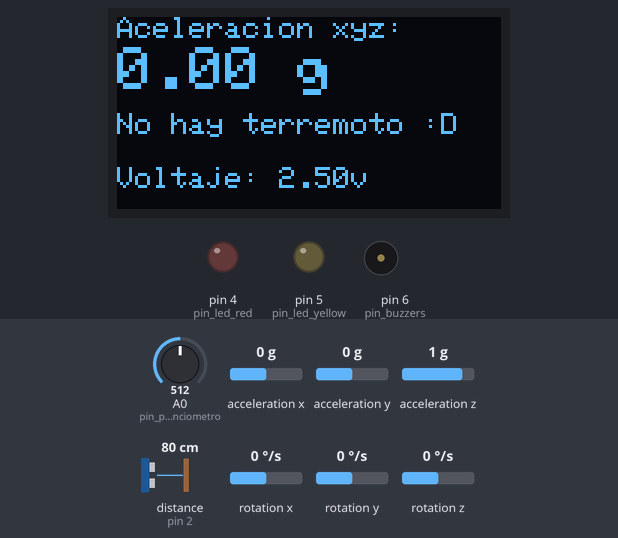
Bench run of a sketch on a simulated Arduino Uno, built with avr-gcc and run on an emulated ATmega328P. On the bench: 128×64 one-colour display, output pins drawn as LEDs (lit = HIGH), buzzer (waves = sounding, pin HIGH). Wiring (inferred from the names in the program): ultrasonic range finder: trigger pin 3; echo pin 2. Dashed ring = blinking. The test bench sets the inputs (shaded band); at power-on: acceleration x 0 g, acceleration y 0 g, A0 (pin_potenciometro) = 512, acceleration z 1 g, distance to the obstacle (sensor on pin 2) 80 cm, rotation x 0 °/s, rotation y 0 °/s, rotation z 0 °/s. The echo pulse lasts 58.3 µs per cm; pins used as bus, display or sensor lines are not drawn; what the sketch prints to the serial monitor is not drawn.

Above: at 4.2 s.
4.3 s: acceleration x set to -0.4 g
At 5.69 s:
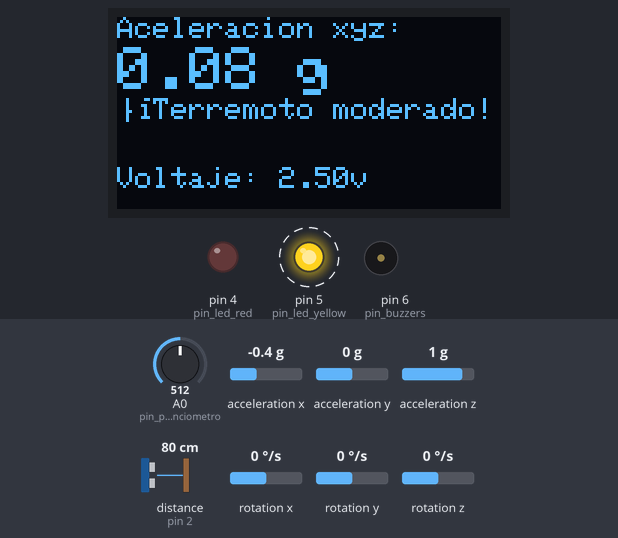
7.0 s: acceleration y set to -0.3 g
At 8.12 s:
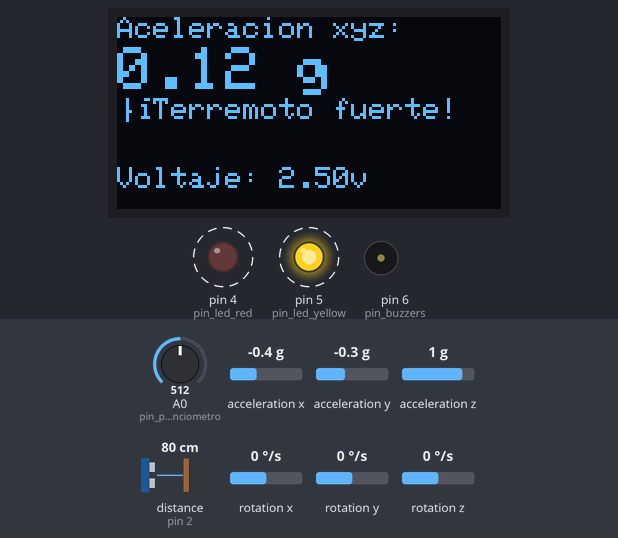
9.5 s: A0 (pin_potenciometro) set to 700
At 10.46 s:
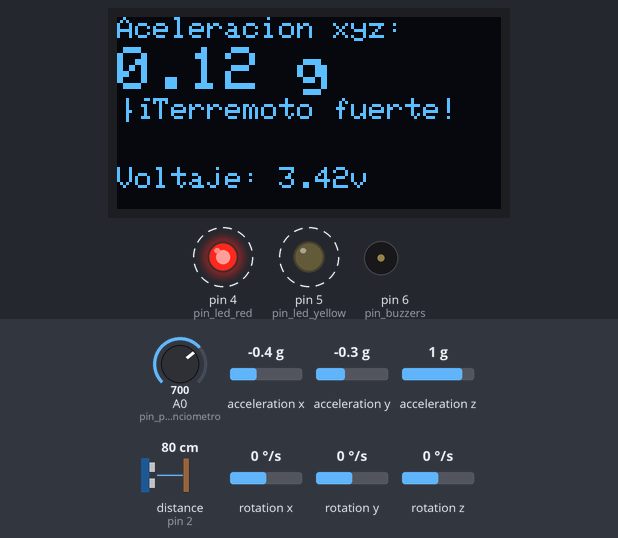
11.7 s: A0 (pin_potenciometro) set to 724
At 12.6 s:
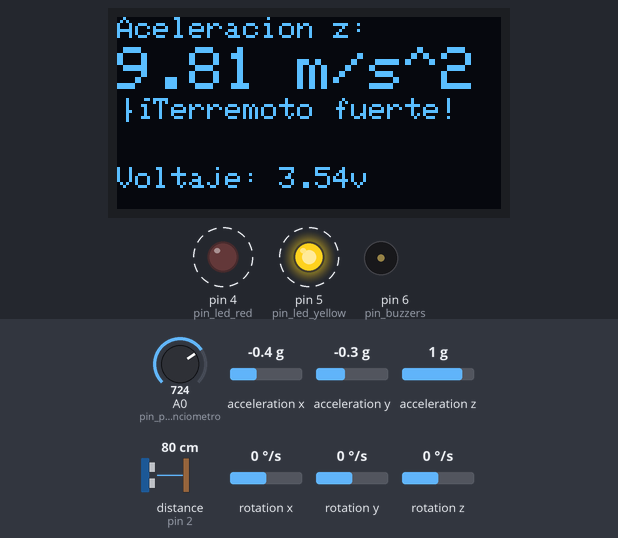
14.2 s: A0 (pin_potenciometro) set to 716
At 14.83 s:
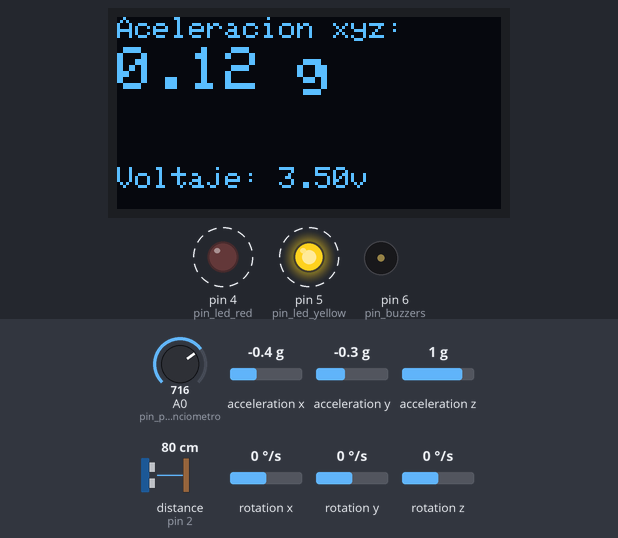
16.4 s: acceleration z set to -1.4 g
At 17.34 s:
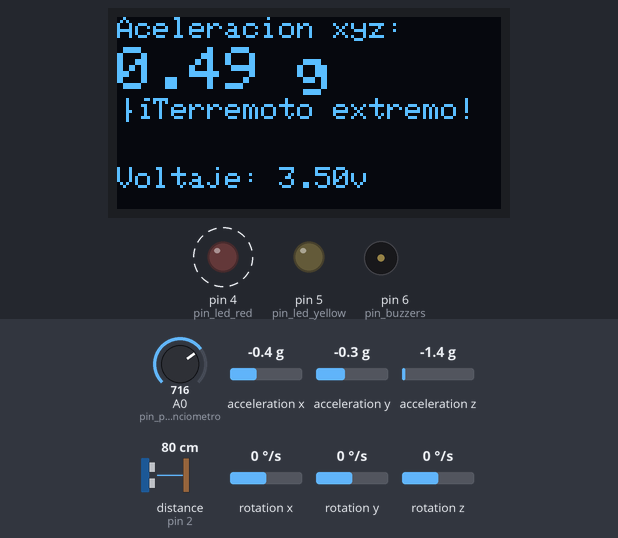
Timing chart, 0 to 19.9 s (numbered marks = the images above; inputs shaded):
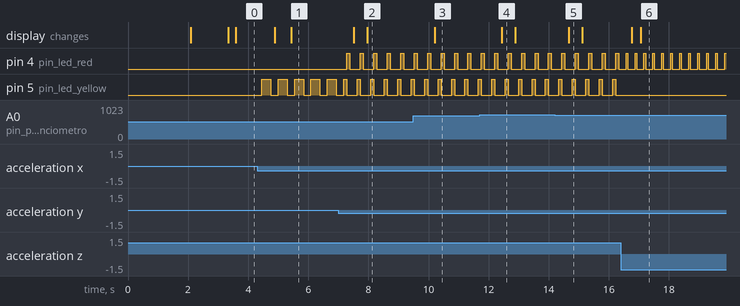

Measured:
- the behaviour switches between -0.2 and -0.3 g on acceleration x (found by bisection; images 0 and 1)
- the behaviour switches between -0.1 and -0.2 g on acceleration y (found by bisection; images 1 and 2)
- the behaviour switches between 716 and 717 on A0 (pin_potenciometro) (found by bisection; images 3 and 4)
- after the input at 4.3 s, pin 5 (pin_led_yellow): alternates HIGH for 0.30 s and LOW for 0.25 s, starting after 0.15 s; the display: first changes after 0.58 s (image 1 shows a later state)
- after the input at 7.0 s, pin 4 (pin_led_red): alternates HIGH for 0.10 s and LOW for 0.35 s, starting after 0.28 s; the display: first changes after 0.52 s (image 2 shows a later state)
- after the input at 9.5 s, the display: changes after 0.71 s (image 3)
- after the input at 11.7 s, the display: changes after 0.74 s (image 4)
- after the input at 14.2 s, the display: changes after 0.47 s (image 5)
- after the input at 16.4 s, pin 4 (pin_led_red): alternates HIGH for 0.05 s and LOW for 0.25 s, starting after 0.18 s; pin 5 (pin_led_yellow): stops changing and stays LOW; the display: first changes after 0.36 s (image 6 shows a later state)

The sketch:

sketch_mpu6050_trial.ino
```cpp
// Librerias I2C para controlar el mpu6050
// la libreria MPU6050.h necesita I2Cdev.h, I2Cdev.h necesita Wire.h
#include "I2Cdev.h"
#include "MPU6050.h"
#include "Wire.h"
#include "Adafruit_GFX.h"
#include "Adafruit_SSD1306.h"

// La dirección del MPU6050 puede ser 0x68 o 0x69, dependiendo
// del estado de AD0. Si no se especifica, 0x68 estará implicito
MPU6050 sensor;

// Valores RAW (sin procesar) del acelerometro y giroscopio en los ejes x,y,z
int ax, ay, az, AX, AY, AZ, AT;
float potenciometro, distancia_1, distancia_2, Speed, distancia;
int pin_led_yellow = 5;
int pin_led_red = 4;
int pin_buzzers = 6;
int pin_potenciometro = 0;
int timer = 100;
long duration;


#define echoPin 2
#define trigPin 3
#define SCREEN_WIDTH 128
#define SCREEN_HEIGHT 64

#define OLED_RESET     -1
#define SCREEN_ADDRESS 0x3C
Adafruit_SSD1306 display(SCREEN_WIDTH, SCREEN_HEIGHT, &Wire, OLED_RESET);


const unsigned char PROGMEM logo [] = {
0x00, 0x00, 0x00, 0x00, 0x00, 0x00, 0x00, 0x00, 0x00, 0x00, 0x00, 0x00, 0x00, 0x00, 0x00, 0x00,
0x00, 0x00, 0x00, 0x00, 0x00, 0x00, 0x00, 0x00, 0x00, 0x00, 0x00, 0x00, 0x00, 0x00, 0x00, 0x00,
0x00, 0x00, 0x00, 0x00, 0x00, 0x00, 0x00, 0x00, 0x00, 0x00, 0x00, 0x00, 0x00, 0x00, 0x00, 0x00,
0x00, 0x00, 0x00, 0x00, 0x00, 0x00, 0x00, 0x00, 0x00, 0x00, 0x00, 0x00, 0x00, 0x00, 0x00, 0x00,
0x00, 0x00, 0x00, 0x00, 0x00, 0x00, 0x00, 0x00, 0x00, 0x00, 0x00, 0x00, 0x00, 0x00, 0x00, 0x00,
0x00, 0x00, 0x00, 0x00, 0x00, 0x00, 0x00, 0x00, 0x00, 0x00, 0x00, 0x00, 0x00, 0x00, 0x00, 0x00,
0x00, 0x00, 0x00, 0x00, 0x00, 0x00, 0x00, 0x00, 0x00, 0x00, 0x00, 0x00, 0x00, 0x00, 0x00, 0x00,
0x00, 0x00, 0x00, 0x00, 0x00, 0x00, 0x00, 0x00, 0x00, 0x00, 0x00, 0x00, 0x00, 0x00, 0x00, 0x00,
0x00, 0x00, 0x00, 0x00, 0x00, 0x00, 0x00, 0x00, 0x00, 0x00, 0x00, 0x00, 0x00, 0x00, 0x00, 0x00,
0x00, 0x00, 0x00, 0x00, 0x00, 0x00, 0x00, 0x00, 0x00, 0x00, 0x00, 0x00, 0x00, 0x00, 0x00, 0x00,
0x03, 0xff, 0xff, 0xe0, 0x00, 0x00, 0x00, 0x00, 0x00, 0x00, 0x00, 0x00, 0x00, 0x00, 0x00, 0x00,
0xff, 0xf8, 0x0f, 0xff, 0x00, 0x00, 0x00, 0x00, 0x00, 0x00, 0x00, 0x00, 0x00, 0x00, 0x00, 0x00,
0xff, 0x00, 0x00, 0x7f, 0x80, 0x00, 0x00, 0x00, 0x00, 0x00, 0x00, 0x00, 0x00, 0x00, 0x00, 0x00,
0xf0, 0x01, 0x80, 0x07, 0x87, 0xe0, 0x00, 0x00, 0x00, 0x00, 0x00, 0x00, 0x00, 0x00, 0x00, 0x00,
0xf0, 0x01, 0x80, 0x07, 0x86, 0x70, 0x00, 0x00, 0x00, 0x20, 0x00, 0x00, 0x00, 0x00, 0xc0, 0x00,
0xf0, 0x03, 0x80, 0x07, 0x84, 0x18, 0x00, 0x00, 0x00, 0x20, 0x00, 0x00, 0x00, 0x00, 0xc0, 0x00,
0xf0, 0x03, 0xc0, 0x07, 0x84, 0x19, 0xe7, 0xc3, 0xf7, 0xf9, 0xfb, 0xf7, 0x1e, 0x5d, 0xf3, 0xc0,
0xf0, 0x02, 0xc0, 0x07, 0x84, 0x1b, 0x36, 0x66, 0x67, 0x23, 0x3b, 0x39, 0xa3, 0x66, 0xc6, 0x60,
0xf0, 0x02, 0x40, 0x07, 0x84, 0x1b, 0x36, 0x34, 0x24, 0x23, 0x1b, 0x11, 0xe3, 0x46, 0xcc, 0x20,
0xf0, 0x02, 0x40, 0x07, 0x84, 0x1b, 0xf6, 0x34, 0x24, 0x22, 0x1b, 0x11, 0xfe, 0x46, 0xcc, 0x20,
0xf0, 0x02, 0x60, 0x07, 0x84, 0x33, 0x06, 0x36, 0x64, 0x23, 0x1b, 0x11, 0xa0, 0x46, 0xc4, 0x60,
0xf0, 0x02, 0x60, 0x07, 0x87, 0xf1, 0xf7, 0xe7, 0xe4, 0x39, 0xfb, 0x11, 0xbf, 0x46, 0xf7, 0xc0,
0xf0, 0x06, 0x60, 0x07, 0x84, 0xc0, 0xe6, 0xc1, 0xa4, 0x10, 0xc0, 0x10, 0x0c, 0x40, 0x61, 0x80,
0xf0, 0x06, 0x60, 0x07, 0x80, 0x00, 0x04, 0x00, 0x00, 0x00, 0x00, 0x00, 0x00, 0x00, 0x00, 0x00,
0xf0, 0x04, 0x30, 0x07, 0x80, 0x00, 0x04, 0x00, 0x00, 0x00, 0x00, 0x00, 0x00, 0x00, 0x00, 0x00,
0xf0, 0x04, 0x30, 0x07, 0x80, 0x00, 0x00, 0x00, 0x00, 0x00, 0x00, 0x00, 0x00, 0x00, 0x00, 0x00,
0xf0, 0x04, 0x30, 0x07, 0x80, 0x00, 0x00, 0x00, 0x00, 0x00, 0x00, 0x00, 0x00, 0x00, 0x00, 0x00,
0xf0, 0x04, 0x30, 0x07, 0x80, 0x00, 0x00, 0x00, 0x00, 0x00, 0x00, 0x00, 0x00, 0x00, 0x00, 0x00,
0xf0, 0x04, 0x30, 0x07, 0x80, 0x00, 0x00, 0x00, 0x00, 0x00, 0x00, 0x00, 0x00, 0x00, 0x00, 0x00,
0xf0, 0x04, 0x30, 0x07, 0x80, 0x00, 0x00, 0x10, 0x00, 0x00, 0x00, 0x00, 0x00, 0x00, 0x00, 0x00,
0xf0, 0x00, 0x38, 0x07, 0x80, 0x00, 0x00, 0x18, 0x00, 0x7f, 0x70, 0x60, 0x00, 0x00, 0x00, 0x00,
0xf0, 0x00, 0x38, 0x07, 0x80, 0x00, 0x00, 0x18, 0x00, 0x60, 0xc0, 0x60, 0x00, 0x00, 0x00, 0x00,
0xf0, 0x00, 0x38, 0x07, 0x80, 0x00, 0x00, 0x90, 0xc0, 0x60, 0x00, 0x01, 0x04, 0x00, 0x00, 0x00,
0xf0, 0x00, 0x38, 0x07, 0x80, 0x00, 0x03, 0xf3, 0xe0, 0x66, 0x6e, 0x67, 0x9f, 0x80, 0x00, 0x00,
0xf0, 0x00, 0x38, 0x07, 0x80, 0x00, 0x03, 0x33, 0x30, 0x7e, 0x6c, 0x6e, 0x39, 0x80, 0x00, 0x00,
0xf0, 0x00, 0x18, 0x07, 0x80, 0x00, 0x06, 0x37, 0xf0, 0x60, 0x6e, 0x6c, 0x31, 0x80, 0x00, 0x00,
0xf0, 0x00, 0x18, 0x07, 0x80, 0x00, 0x06, 0x37, 0xe0, 0x60, 0x67, 0x6c, 0x31, 0x80, 0x00, 0x00,
0xf0, 0x00, 0x18, 0x07, 0x80, 0x00, 0x03, 0x33, 0x10, 0x60, 0x63, 0x6e, 0x39, 0x80, 0x00, 0x00,
0xf0, 0x00, 0x18, 0x07, 0x80, 0x00, 0x03, 0xf3, 0xf0, 0x60, 0x6e, 0x67, 0x9f, 0x80, 0x00, 0x00,
0xf0, 0x00, 0x18, 0x07, 0x80, 0x00, 0x01, 0xd0, 0xc0, 0x60, 0x44, 0x63, 0x8c, 0x80, 0x00, 0x00,
0xf0, 0x00, 0x10, 0x07, 0x80, 0x00, 0x00, 0x00, 0x00, 0x00, 0x00, 0x00, 0x00, 0x00, 0x00, 0x00,
0xf0, 0x00, 0x10, 0x07, 0x00, 0x00, 0x00, 0x00, 0x00, 0x00, 0x00, 0x00, 0x00, 0x00, 0x00, 0x00,
0x70, 0x00, 0x30, 0x0f, 0x00, 0x00, 0x00, 0x00, 0x00, 0x00, 0x00, 0x00, 0x00, 0x00, 0x00, 0x00,
0x30, 0x00, 0x20, 0x1e, 0x00, 0x00, 0x00, 0x00, 0x00, 0x00, 0x00, 0x00, 0x00, 0x00, 0x00, 0x00,
0x08, 0x00, 0x40, 0x38, 0x00, 0x00, 0x00, 0x00, 0x00, 0x00, 0x00, 0x00, 0x00, 0x00, 0x00, 0x00,
0x00, 0x00, 0x40, 0xe0, 0x00, 0x00, 0x00, 0x00, 0x00, 0x00, 0x00, 0x00, 0x00, 0x00, 0x00, 0x00,
0x00, 0x00, 0x43, 0x80, 0x00, 0x00, 0x00, 0x00, 0x00, 0x00, 0x00, 0x00, 0x00, 0x00, 0x00, 0x00,
0x00, 0x00, 0x78, 0x00, 0x00, 0x00, 0x00, 0x00, 0x00, 0x00, 0x00, 0x00, 0x00, 0x00, 0x00, 0x00,
0x00, 0x00, 0x00, 0x00, 0x00, 0x00, 0x00, 0x00, 0x00, 0x00, 0x00, 0x00, 0x00, 0x00, 0x00, 0x00,
0x00, 0x00, 0x00, 0x00, 0x00, 0x00, 0x00, 0x00, 0x00, 0x00, 0x00, 0x00, 0x00, 0x00, 0x00, 0x00,
0x00, 0x00, 0x00, 0x00, 0x00, 0x00, 0x00, 0x00, 0x00, 0x00, 0x00, 0x00, 0x00, 0x00, 0x00, 0x00,
0x00, 0x00, 0x00, 0x00, 0x00, 0x00, 0x00, 0x00, 0x00, 0x00, 0x00, 0x00, 0x00, 0x00, 0x00, 0x00,
0x00, 0x00, 0x00, 0x00, 0x00, 0x00, 0x00, 0x00, 0x00, 0x00, 0x00, 0x00, 0x00, 0x00, 0x00, 0x00,
0x00, 0x00, 0x00, 0x00, 0x00, 0x00, 0x00, 0x00, 0x00, 0x00, 0x00, 0x00, 0x00, 0x00, 0x00, 0x00,
0x00, 0x00, 0x00, 0x00, 0x00, 0x00, 0x00, 0x00, 0x00, 0x00, 0x00, 0x00, 0x00, 0x00, 0x00, 0x00,
0x00, 0x00, 0x00, 0x00, 0x00, 0x00, 0x00, 0x00, 0x00, 0x00, 0x00, 0x00, 0x00, 0x00, 0x00, 0x00,
0x00, 0x00, 0x00, 0x00, 0x00, 0x00, 0x00, 0x00, 0x00, 0x00, 0x00, 0x00, 0x00, 0x00, 0x00, 0x00,
0x00, 0x00, 0x00, 0x00, 0x00, 0x00, 0x00, 0x00, 0x00, 0x00, 0x00, 0x00, 0x00, 0x00, 0x00, 0x00,
0x00, 0x00, 0x00, 0x00, 0x00, 0x00, 0x00, 0x00, 0x00, 0x00, 0x00, 0x00, 0x00, 0x00, 0x00, 0x00,
0x00, 0x00, 0x00, 0x00, 0x00, 0x00, 0x00, 0x00, 0x00, 0x00, 0x00, 0x00, 0x00, 0x00, 0x00, 0x00,
0x00, 0x00, 0x00, 0x00, 0x00, 0x00, 0x00, 0x00, 0x00, 0x00, 0x00, 0x00, 0x00, 0x00, 0x00, 0x00,
0x00, 0x00, 0x00, 0x00, 0x00, 0x00, 0x00, 0x00, 0x00, 0x00, 0x00, 0x00, 0x00, 0x00, 0x00, 0x00,
0x00, 0x00, 0x00, 0x00, 0x00, 0x00, 0x00, 0x00, 0x00, 0x00, 0x00, 0x00, 0x00, 0x00, 0x00, 0x00,
0x00, 0x00, 0x00, 0x00, 0x00, 0x00, 0x00, 0x00, 0x00, 0x00, 0x00, 0x00, 0x00, 0x00, 0x00, 0x00
};


void setup() {
  pinMode(pin_led_red, OUTPUT);
  pinMode(pin_led_yellow, OUTPUT);
  pinMode(pin_buzzers, OUTPUT);
  pinMode(trigPin, OUTPUT);
  pinMode(echoPin, INPUT);

  Serial.begin(57600);    //Iniciando puerto serial

  if(!display.begin(SSD1306_SWITCHCAPVCC, SCREEN_ADDRESS)) {
    Serial.println(F("SSD1306 allocation failed"));
    for(;;);
  }
  if(!display.begin(SSD1306_SWITCHCAPVCC, 0x3C)) {
    Serial.println(F("SSD1306 allocation failed"));
    for(;;);
  }
  delay(2000);
  display.clearDisplay();
  display.setTextSize(1);
  display.setTextColor(WHITE);
  display.drawBitmap(0,0, logo, SCREEN_WIDTH, SCREEN_HEIGHT, WHITE);
  display.display();
  delay(1000);
  display.clearDisplay();

  Wire.begin();           //Iniciando I2C
  sensor.initialize();    //Iniciando el sensor
  if (sensor.testConnection()) Serial.println("Sensor iniciado correctamente");
  else Serial.println("Error al iniciar el sensor");
}

void loop() {

  potenciometro = analogRead(pin_potenciometro);
  potenciometro = (5.0*potenciometro)/1024;

  distancia_1 = ultrasonicRead();
  delay(timer);
  distancia_2 = ultrasonicRead();
  Speed = (distancia_2 - distancia_1)/timer;

  sensor.getAcceleration(&ax, &ay, &az);

  long AX = pow(ax,2);
  long AY = pow(ay,2);
  long AZ = pow(az,2);
  long SUM = AX+AY+AZ;
  double AT = sqrt(SUM);
  float AT_1 = abs(AT-16384)/16384;
  float ax_1  = ax*(9.81/16384.0);
  float ay_1  = ay*(9.81/16384.0);
  float az_1  = az*(9.81/16384.0);


  if (AT_1 >=0.039 && AT_1<=0.092){
    //tone(6, 400);
    //delay(300);
    //noTone(pin_buzzers); //Silencia el zumbador
    //delay(300);  //Espera 500 ms antes de volver a sonar

    digitalWrite(pin_led_yellow,HIGH);
    delay(300);
    digitalWrite(pin_led_yellow,LOW);
    }
   else if (AT_1>0.092 && AT_1<=0.18){
    //tone(6, 400);
    //delay(100);
    //noTone(pin_buzzers); //Silencia el zumbador
    //delay(100);  //Espera 500 ms antes de volver a sonar

    digitalWrite(pin_led_yellow,HIGH);
    delay(100);
    digitalWrite(pin_led_yellow,LOW);

    digitalWrite(pin_led_red,HIGH);
    delay(100);
    digitalWrite(pin_led_red,LOW);
    }
   else if (AT_1>0.18){
    //tone(6, 400);
    //delay(50);
    //noTone(pin_buzzers); //Silencia el zumbador
    //delay(50);  //Espera 500 ms antes de volver a sonar
    digitalWrite(pin_led_red,HIGH);
    delay(50);
    digitalWrite(pin_led_red,LOW);
    }
  //Mostrar las lecturas separadas por un [tab]
  Serial.print("a[x y z xyz] V v:\t");
  Serial.print(ax); Serial.print("\t");
  Serial.print(ay); Serial.print("\t");
  Serial.print(az); Serial.print("\t");
  Serial.print(AT_1); Serial.print("\t");
  Serial.print(potenciometro); Serial.print("\t");
  Serial.println(Speed);
  delay(100);


  if (potenciometro>=4.5 && potenciometro<=5.0){
    display.setTextSize(1);
    display.setCursor(0,50);
    display.print("Voltaje: ");
    display.print(float(potenciometro));
    display.print("v");

    display.setTextSize(1);
    display.setCursor(0,0);
    display.print("Aceleracion x:  ");
    display.setTextSize(2);
    display.setCursor(0,10);
    display.print(ax_1);
    display.print(" m/s^2");
    display.display();
    display.clearDisplay();
    }
  else if (potenciometro>=4.0 && potenciometro<4.5){
    display.setTextSize(1);
    display.setCursor(0,50);
    display.print("Voltaje: ");
    display.print(float(potenciometro));
    display.print("v");

    display.setTextSize(1);
    display.setCursor(0,0);
    display.print("Aceleracion y:  ");
    display.setTextSize(2);
    display.setCursor(0,10);
    display.print(ay_1);
    display.print(" m/s^2");
    display.display();
    display.clearDisplay();
    }
  else if (potenciometro>=3.5 && potenciometro<4.0){
    display.setTextSize(1);
    display.setCursor(0,50);
    display.print("Voltaje: ");
    display.print(float(potenciometro));
    display.print("v");

    display.setTextSize(1);
    display.setCursor(0,0);
    display.print("Aceleracion z:  ");
    display.setTextSize(2);
    display.setCursor(0,10);
    display.print(az_1);
    display.print(" m/s^2");
    display.display();
    display.clearDisplay();
    }
   else{
    display.setTextSize(1);
    display.setCursor(0,50);
    display.print("Voltaje: ");
    display.print(float(potenciometro));
    display.print("v");

    display.setTextSize(1);
    display.setCursor(0,0);
    display.print("Aceleracion xyz:  ");
    display.setTextSize(2);
    display.setCursor(0,10);
    display.print(AT_1);
    display.print(" g");
    display.display();
    display.clearDisplay();

    if (AT_1 >=0.039 && AT_1<=0.092){
      display.setTextSize(1);
      display.setCursor(0,27);
      display.print("¡Terremoto moderado!");
      }
    else if (AT_1>0.092 && AT_1<=0.18){
      display.setTextSize(1);
      display.setCursor(0,27);
      display.print("¡Terremoto fuerte!");
      }
    else if (AT_1>0.18){
      display.setTextSize(1);
      display.setCursor(0,27);
      display.print("¡Terremoto extremo!");
      }
    else{
      display.setTextSize(1);
      display.setCursor(0,32);
      display.print("No hay terremoto :D");
      }
    }
}
float ultrasonicRead ()
{
// Clears the trigPin
digitalWrite(trigPin, LOW);
delayMicroseconds(2);

// Sets the trigPin on HIGH state for 10 micro seconds
digitalWrite(trigPin, HIGH);
delayMicroseconds(10);
digitalWrite(trigPin, LOW);

// Reads the echoPin, returns the sound wave travel time in microseconds
duration = pulseIn(echoPin, HIGH);

//calculating distance
distancia= duration*0.034/2;


return distancia;

}
```
